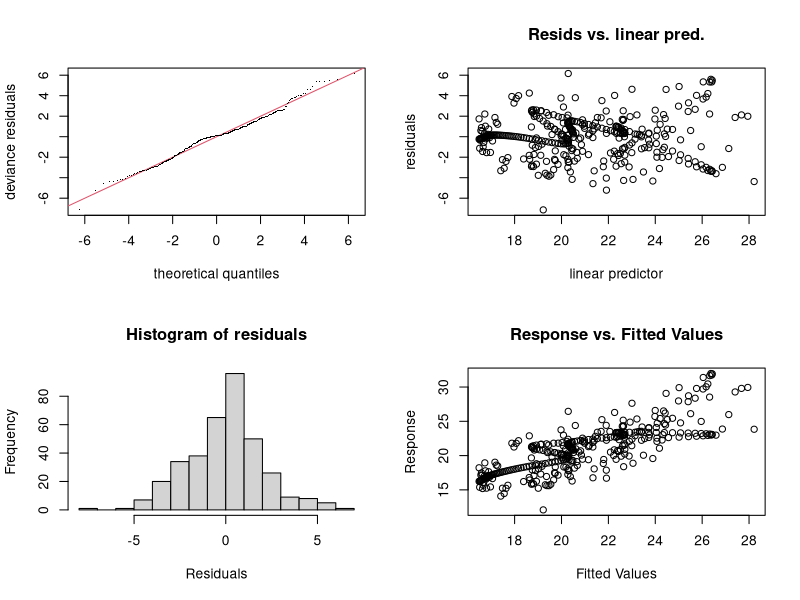
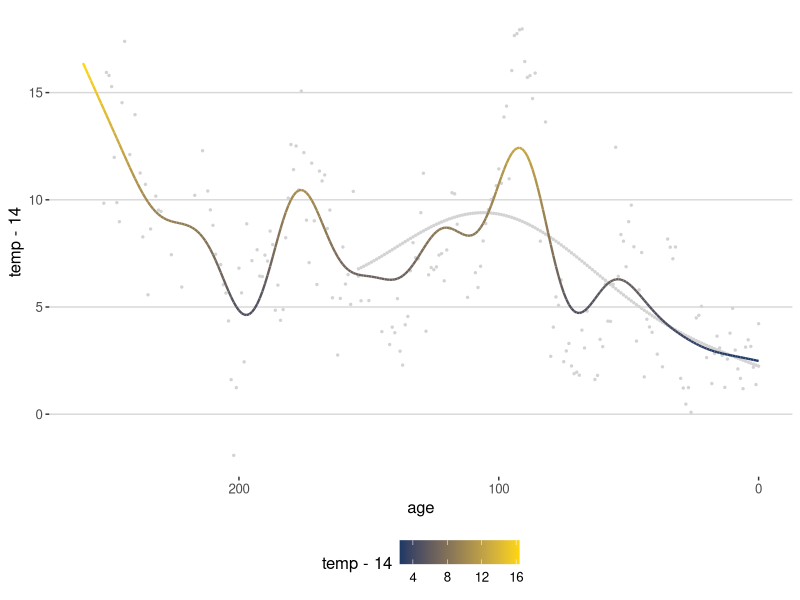

Recreate these plots in R, in order.
library(ggplot2)
library(mgcv)

# Load data ---------------------------------------------------------------
temp <- read.csv("data/Song_et_al_2019.csv")
temp <- temp[temp$age < 253,]
temp <- temp[order(temp$age),]

pal <- c("#ffd60a",
         "#003566",
         "#000814")


# Smooth ------------------------------------------------------------------
mod <- gam(temp~s(age, k=20), data=temp)
gam.check(mod)

pred <- predict(mod, newdata=data.frame(age=0:260))

temp2 <- data.frame(age=0:260,
                    temp=pred)

# Plot temperature --------------------------------------------------------
ggplot() +
  geom_point(data=temp, aes(x=age, y=temp-14), col="lightgrey", size=0.5)+
  geom_line(data=temp2, aes(x=age, y=temp-14, col=temp-14), size=0.8) +
  scale_color_gradient2(low=pal[3],
                        mid=pal[2],
                       midpoint = 2,
                        high=pal[1]
                        
                       )+
  xlim(260,0)+
  ggthemes::theme_hc() 
                         